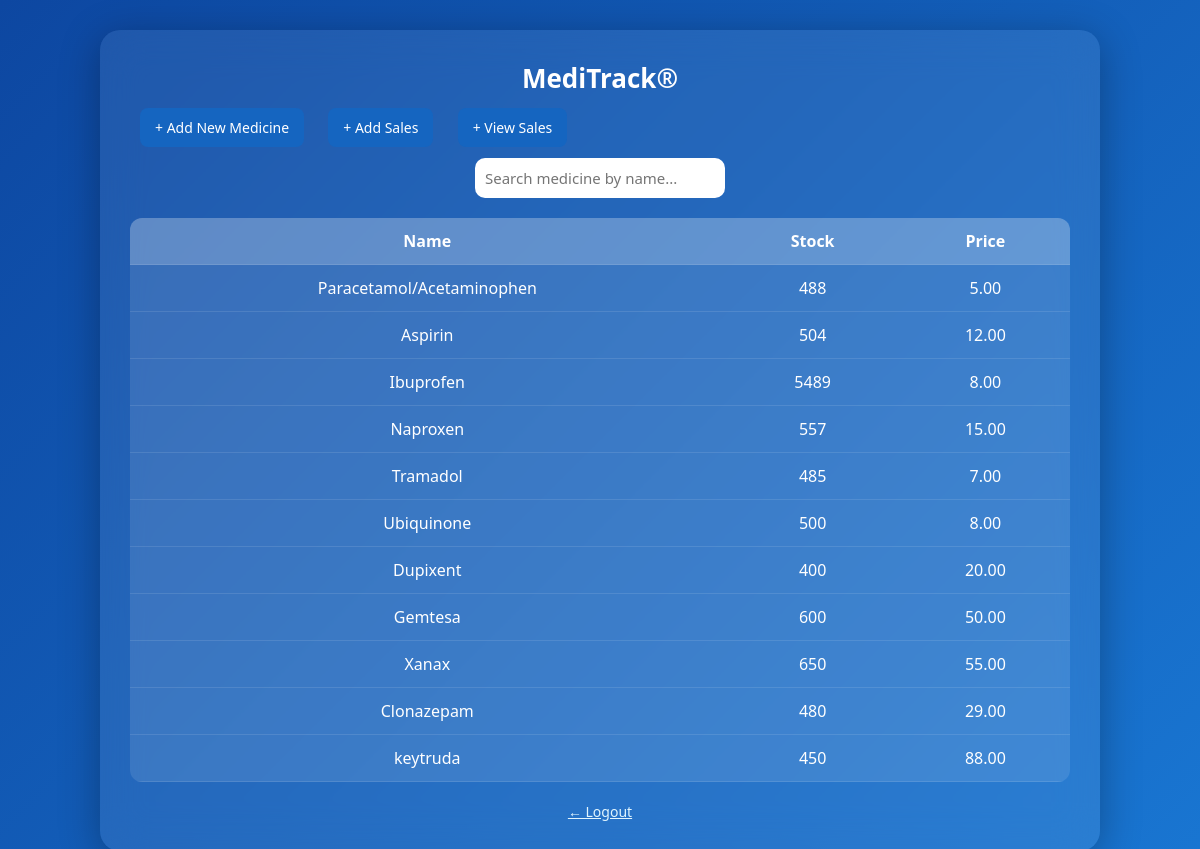
Screenshot of /medicines/ with the database file from the repository.
### app1/models.py (models this page shows, shortened)
class Medicine(models.Model):
    name = models.CharField(max_length=100)
    stock = models.PositiveIntegerField()
    price = models.DecimalField(max_digits=10, decimal_places=2)

### app1/views.py (the view)
# urls.py: path('medicines/', views.medicine_list, name='medicine_list'),
def medicine_list(request):
    query = request.GET.get('q')
    if query:
        medicines = Medicine.objects.filter(name__icontains=query)
    else:
        medicines = Medicine.objects.all()
    return render(request, 'medicine_list.html', {
        'medicines': medicines,
        'query': query
    })

### template/medicine_list.html (shortened to what this page needs)
<!DOCTYPE html>
<html lang="en">
<head>
</head>
<body>
<div class="container">
  <h2>MediTrack®</h2>
  <div class="actions">
    <a href="/addmedicine">+ Add New Medicine</a>
    <a href="/addsales">+ Add Sales</a>
    <a href="{% url 'view_sales' %}">+ View Sales</a>
  </div>
  <div class="search-box">
    <input type="text" id="searchInput" placeholder="Search medicine by name...">
  </div>
  <table>
    <thead>
      <tr>
        <th>Name</th>
        <th>Stock</th>
        <th>Price</th>
      </tr>
    </thead>
    <tbody>
      {% for medicine in medicines %}
      <tr>
        <td>{{ medicine.name }}</td>
        <td>{{ medicine.stock }}</td>
        <td>{{ medicine.price }}</td>
      </tr>
      {% empty %}
      <tr>
        <td colspan="4">No medicines found.</td>
      </tr>
      {% endfor %}
    </tbody>
  </table>
  <a class="logout-link" href="/">← Logout</a>
</div>
</body>
</html>

### template/medicine_list.html (style rules this page uses)
* { box-sizing: border-box; margin: 0; padding: 0; font-family: 'Segoe UI', Tahoma, Geneva, Verdana, sans-serif; }
body { min-height: 100vh; background: linear-gradient(135deg, #0d47a1, #1976d2); display: flex; justify-content: center; align-items: center; padding: 30px; }
.container { background: rgba(255, 255, 255, 0.08); backdrop-filter: blur(20px); padding: 30px; border-radius: 20px; width: 95%; max-width: 1000px; color: white; box-shadow: 0 8px 40px rgba(0, 0, 0, 0.3); }
h2 { text-align: center; margin-bottom: 20px; font-size: 26px; }
.actions a { margin: 0 10px; text-decoration: none; background: #1565c0; padding: 10px 15px; border-radius: 8px; color: white; font-size: 14px; transition: background 0.3s ease; }
.search-box { margin: 20px 0; text-align: center; }
#searchInput { padding: 10px; width: 250px; border-radius: 10px; border: none; font-size: 15px; }
table { width: 100%; border-collapse: collapse; background: rgba(255, 255, 255, 0.1); border-radius: 12px; overflow: hidden; }
table thead { background: rgba(255, 255, 255, 0.2); }
table th, table td { padding: 12px 15px; text-align: center; color: white; border-bottom: 1px solid rgba(255, 255, 255, 0.1); }
.logout-link { display: block; text-align: center; margin-top: 20px; color: #e1f5fe; text-decoration: underline; font-size: 14px; }

### rows the page displays
Medicine: name "Paracetamol/Acetaminophen", stock "488", price "5.00"
Medicine: name "Aspirin", stock "504", price "12.00"
Medicine: name "Ibuprofen", stock "5489", price "8.00"
Medicine: name "Naproxen", stock "557", price "15.00"
Medicine: name "Tramadol", stock "485", price "7.00"
Medicine: name "Ubiquinone", stock "500", price "8.00"
Medicine: name "Dupixent", stock "400", price "20.00"
Medicine: name "Gemtesa", stock "600", price "50.00"
Medicine: name "Xanax", stock "650", price "55.00"
Medicine: name "Clonazepam", stock "480", price "29.00"
Medicine: name "keytruda", stock "450", price "88.00"
